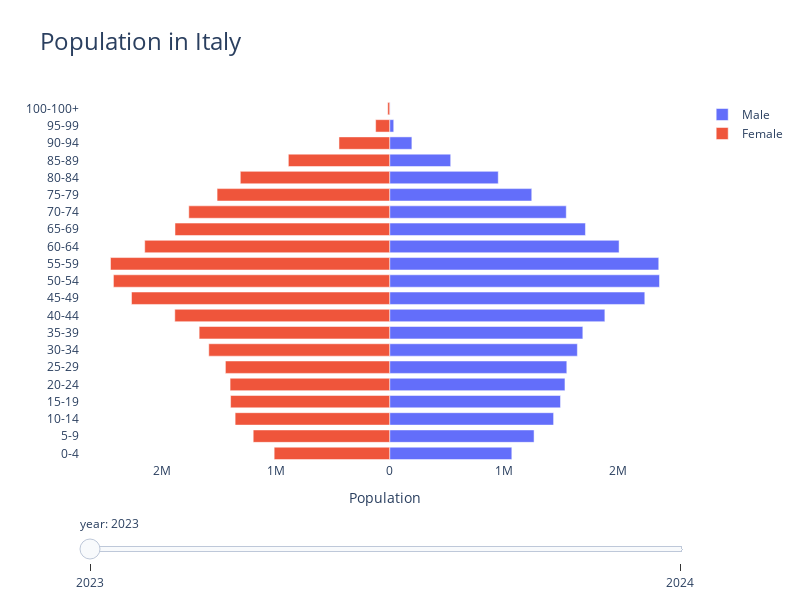

The notebook cell saved with this chart:
### Code cell
import plotly.graph_objs as go
from plotly.subplots import make_subplots

# Assuming 'year' is a column in your DataFrame
years = sorted(pop_italy_agg['year'].unique())

# Create an empty figure
fig = go.Figure()

# Add traces for each year
for year in years:
    # Filter the DataFrame for each year
    df_year = pop_italy_agg[pop_italy_agg['year'] == year]

    # Adding male population data as positive values
    fig.add_trace(go.Bar(
        y=df_year['age_group'],
        x=df_year['Totale maschi'],
        name='Male',
        orientation='h',
        visible=False  # Make all traces invisible by default
    ))

    # Adding female population data as negative values to plot in opposite direction
    fig.add_trace(go.Bar(
        y=df_year['age_group'],
        x=df_year['Totale femmine'] * -1,  # Multiplying by -1 to plot in opposite direction
        name='Female',
        orientation='h',
        visible=False  # Make all traces invisible by default
    ))

# Make the traces for the first year visible
fig.data[0].visible = True
fig.data[1].visible = True

# Create a slider for each year
sliders = [dict(
    active=0,
    currentvalue={"prefix": "year: "},
    pad={"t": 50},
    steps=[]
)]

for i, year in enumerate(years):
    slider_step = {"args": [
        [i],
        {"frame": {"duration": 300, "redraw": False},
         "mode": "immediate",
         "transition": {"duration": 300}}
    ],
        "label": str(year),  # Convert the year to a string
        "method": "animate"}
    
    # Add this line to append each step to the steps list of your slider
    sliders[0]['steps'].append(slider_step)

    

fig.update_layout(
    sliders=sliders,
    template='plotly_white', 
    title='Population in Italy',
    title_font_size=24,
    barmode='relative',
    bargap=0.1,  # Adjust as needed
    bargroupgap=0.2,  # Adjust as needed
    xaxis_title='Population',
    xaxis=dict(
        tickvals=[-2000000, -1000000, 0, 1000000, 2000000],
        ticktext=['2M', '1M', '0', '1M', '2M']
    ),
    width=800,  
    height=600  
)

fig.show()

### Figure 1 — Plotly figure (JSON) as saved in the notebook; plotly's stock layout.template omitted (floating-point values rounded to 4 significant figures)
{"data": [{"name": "Male", "orientation": "h", "type": "bar", "visible": true, "x": [1071800, 1267059, 1438429, 1499125, 1538083, 1554288, 1646844, 1694901, 1888147, 2238651, 2367613, 2360997, 2012922, 1717751, 1549520, 1246635, 952683, 535410, 194981, 35539, 3454], "y": ["0-4", "5-9", "10-14", "15-19", "20-24", "25-29", "30-34", "35-39", "40-44", "45-49", "50-54", "55-59", "60-64", "65-69", "70-74", "75-79", "80-84", "85-89", "90-94", "95-99", "100-100+"]}, {"name": "Female", "orientation": "h", "type": "bar", "visible": true, "x": [-1013444, -1197388, -1355979, -1395983, -1400261, -1441382, -1587279, -1671762, -1885417, -2265326, -2423852, -2449604, -2149368, -1883761, -1762660, -1514300, -1310541, -889066, -444801, -123204, -16991], "y": ["0-4", "5-9", "10-14", "15-19", "20-24", "25-29", "30-34", "35-39", "40-44", "45-49", "50-54", "55-59", "60-64", "65-69", "70-74", "75-79", "80-84", "85-89", "90-94", "95-99", "100-100+"]}, {"name": "Male", "orientation": "h", "type": "bar", "visible": false, "x": [1045183, 1240720, 1414265, 1509912, 1546360, 1586060, 1650130, 1696727, 1844564, 2177487, 2354659, 2377824, 2076140, 1748891, 1522449, 1306980, 939409, 564654, 206271, 38512, 3844], "y": ["0-4", "5-9", "10-14", "15-19", "20-24", "25-29", "30-34", "35-39", "40-44", "45-49", "50-54", "55-59", "60-64", "65-69", "70-74", "75-79", "80-84", "85-89", "90-94", "95-99", "100-100+"]}, {"name": "Female", "orientation": "h", "type": "bar", "visible": false, "x": [-985364, -1169348, -1329957, -1407730, -1415117, -1445876, -1571448, -1661469, -1836655, -2199853, -2411146, -2465501, -2212326, -1919130, -1728943, -1577810, -1282961, -917299, -453413, -128654, -18708], "y": ["0-4", "5-9", "10-14", "15-19", "20-24", "25-29", "30-34", "35-39", "40-44", "45-49", "50-54", "55-59", "60-64", "65-69", "70-74", "75-79", "80-84", "85-89", "90-94", "95-99", "100-100+"]}], "layout": {"bargap": 0.1, "bargroupgap": 0.2, "barmode": "relative", "height": 600, "sliders": [{"active": 0, "currentvalue": {"prefix": "year: "}, "pad": {"t": 50}, "steps": [{"args": [[0], {"frame": {"duration": 300, "redraw": false}, "mode": "immediate", "transition": {"duration": 300}}], "label": "2023", "method": "animate"}, {"args": [[1], {"frame": {"duration": 300, "redraw": false}, "mode": "immediate", "transition": {"duration": 300}}], "label": "2024", "method": "animate"}]}], "title": {"font": {"size": 24}, "text": "Population in Italy"}, "width": 800, "xaxis": {"ticktext": ["2M", "1M", "0", "1M", "2M"], "tickvals": [-2000000, -1000000, 0, 1000000, 2000000], "title": {"text": "Population"}}}}
